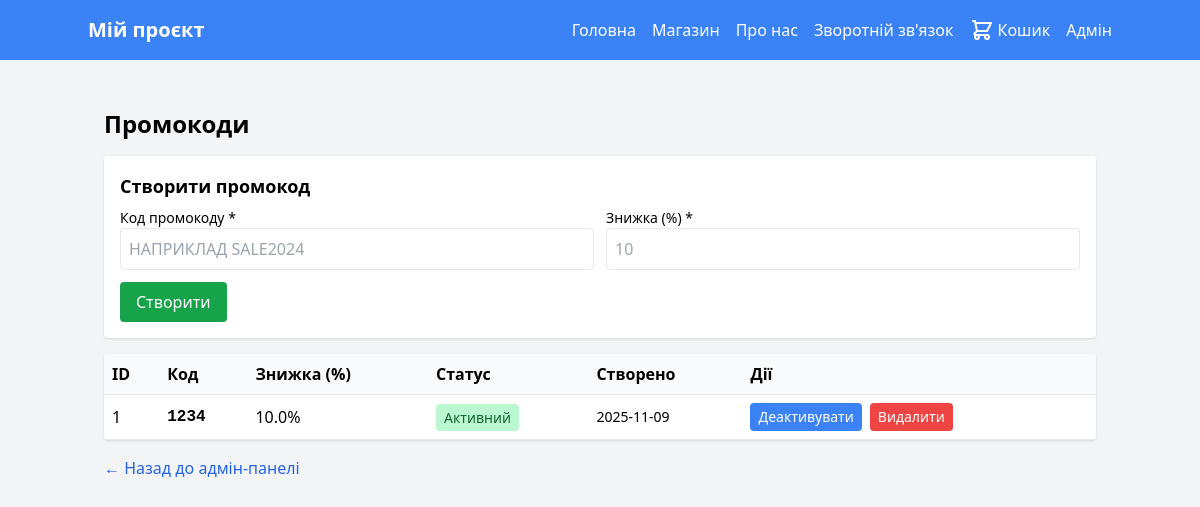
Screenshot of /admin/promo (signed in) with the database file from the repository.
### tables this page shows
CREATE TABLE promo_codes (
            id INTEGER PRIMARY KEY AUTOINCREMENT,
            code TEXT NOT NULL UNIQUE,
            discount_percent REAL NOT NULL,
            active INTEGER DEFAULT 1,
            created_at TEXT
        );

### app.py (the view)
@app.route('/admin/promo')
@admin_required
def admin_promo():
    db = get_db()
    cur = db.execute('SELECT * FROM promo_codes ORDER BY created_at DESC')
    promos = [row_to_obj(r) for r in cur.fetchall()]
    return render_template('admin/promo.html', promos=promos)

### app.py (called while the page is built)
def get_db():
    if 'db' not in g:
        conn = sqlite3.connect(DB_PATH)
        conn.row_factory = sqlite3.Row
        g.db = conn
        global _db_initialized
        if not _db_initialized:
            initialize_db(conn)
            _db_initialized = True
    return g.db

def row_to_obj(row):
    if row is None:
        return None
    return SimpleNamespace(**dict(row))

def admin_required(f):
    from functools import wraps
    @wraps(f)
    def decorated_function(*args, **kwargs):
        if not session.get('admin_logged_in'):
            return redirect(url_for('admin_login'))
        return f(*args, **kwargs)
    return decorated_function

### templates/admin/promo.html (shortened to what this page needs)
{% extends "base.html" %}
{% block content %}
<h1 class="text-2xl font-bold mb-4">Промокоди</h1>
<div class="bg-white rounded shadow p-4 mb-4">
    <h2 class="text-lg font-semibold mb-2">Створити промокод</h2>
    <form method="post" action="{{ url_for('admin_promo_new') }}" class="grid md:grid-cols-2 gap-3">
        <div>
            <label class="block text-sm">Код промокоду *</label>
            <input name="code" required class="w-full p-2 border rounded uppercase" placeholder="наприклад SALE2024" />
        </div>
        <div>
            <label class="block text-sm">Знижка (%) *</label>
            <input name="discount" required type="number" step="0.01" min="0.01" max="100" class="w-full p-2 border rounded" placeholder="10" />
        </div>
        <div class="md:col-span-2">
            <button class="bg-green-600 text-white px-4 py-2 rounded hover:bg-green-700">Створити</button>
        </div>
    </form>
</div>
<div class="bg-white rounded shadow overflow-x-auto">
    <table class="w-full">
        <thead>
            <tr class="text-left border-b bg-gray-50">
                <th class="p-2">ID</th>
                <th class="p-2">Код</th>
                <th class="p-2">Знижка (%)</th>
                <th class="p-2">Статус</th>
                <th class="p-2">Створено</th>
                <th class="p-2">Дії</th>
            </tr>
        </thead>
        <tbody>
            {% for promo in promos %}
                <tr class="border-b hover:bg-gray-50">
                    <td class="p-2">{{ promo.id }}</td>
                    <td class="p-2 font-mono font-semibold">{{ promo.code }}</td>
                    <td class="p-2">{{ promo.discount_percent }}%</td>
                    <td class="p-2">
                        {% if promo.active %}
                            <span class="px-2 py-1 bg-green-200 text-green-800 rounded text-sm">Активний</span>
                        {% else %}
                            <span class="px-2 py-1 bg-gray-200 text-gray-600 rounded text-sm">Неактивний</span>
                        {% endif %}
                    </td>
                    <td class="p-2 text-sm">{{ promo.created_at[:10] if promo.created_at else '-' }}</td>
                    <td class="p-2">
                        <div class="flex gap-2">
                            <form action="{{ url_for('admin_promo_toggle', promo_id=promo.id) }}" method="post" class="inline">
                                <button class="bg-blue-500 text-white px-2 py-1 rounded text-sm hover:bg-blue-600">
                                    {% if promo.active %}Деактивувати{% else %}Активувати{% endif %}
                                </button>
                            </form>
                            <form action="{{ url_for('admin_promo_delete', promo_id=promo.id) }}" method="post" onsubmit="return confirm('Видалити промокод?');" class="inline">
                                <button class="bg-red-500 text-white px-2 py-1 rounded text-sm hover:bg-red-600">Видалити</button>
                            </form>
                        </div>
                    </td>
                </tr>
            {% else %}
                <tr>
                    <td colspan="6" class="p-4 text-center text-gray-500">Промокодів немає</td>
                </tr>
            {% endfor %}
        </tbody>
    </table>
</div>
<div class="mt-4">
    <a href="{{ url_for('admin_index') }}" class="text-blue-600 hover:underline">← Назад до адмін-панелі</a>
</div>
{% endblock %}

### rows the page displays
promo_codes: code "1234", discount_percent "10.0", created_at "2025-11-09"

### other values shown
{{ promo.id }} "1"
